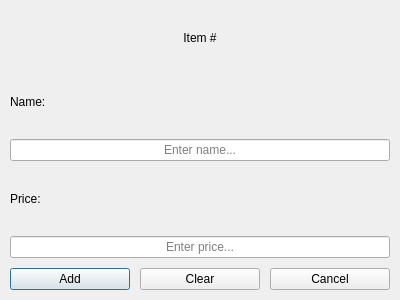
<?xml version="1.0" encoding="UTF-8"?>
<ui version="4.0">
 <class>ItemDIalog</class>
 <widget class="QDialog" name="ItemDIalog">
  <property name="geometry">
   <rect>
    <x>0</x>
    <y>0</y>
    <width>400</width>
    <height>300</height>
   </rect>
  </property>
  <property name="windowTitle">
   <string>Chan Pediatric Clinic</string>
  </property>
  <property name="windowIcon">
   <iconset resource="../Resource/resource.qrc">
    <normaloff>:/window_icon.ico</normaloff>:/window_icon.ico</iconset>
  </property>
  <property name="modal">
   <bool>true</bool>
  </property>
  <layout class="QVBoxLayout" name="main_layout" stretch="1,1,1,1,1,1">
   <property name="spacing">
    <number>10</number>
   </property>
   <property name="leftMargin">
    <number>10</number>
   </property>
   <property name="topMargin">
    <number>10</number>
   </property>
   <property name="rightMargin">
    <number>10</number>
   </property>
   <property name="bottomMargin">
    <number>10</number>
   </property>
   <item>
    <widget class="QLabel" name="lbl_item_id">
     <property name="text">
      <string>Item #</string>
     </property>
     <property name="alignment">
      <set>Qt::AlignCenter</set>
     </property>
    </widget>
   </item>
   <item>
    <widget class="QLabel" name="lbl_item_name">
     <property name="text">
      <string>Name:</string>
     </property>
    </widget>
   </item>
   <item>
    <widget class="QLineEdit" name="lnedit_item_name">
     <property name="alignment">
      <set>Qt::AlignCenter</set>
     </property>
     <property name="placeholderText">
      <string>Enter name...</string>
     </property>
     <property name="clearButtonEnabled">
      <bool>true</bool>
     </property>
    </widget>
   </item>
   <item>
    <widget class="QLabel" name="lbl_item_price">
     <property name="text">
      <string>Price:</string>
     </property>
    </widget>
   </item>
   <item>
    <widget class="QLineEdit" name="lnedit_item_price">
     <property name="alignment">
      <set>Qt::AlignCenter</set>
     </property>
     <property name="placeholderText">
      <string>Enter price...</string>
     </property>
     <property name="clearButtonEnabled">
      <bool>true</bool>
     </property>
    </widget>
   </item>
   <item>
    <layout class="QHBoxLayout" name="hlo_dialog_buttons" stretch="1,1,1">
     <property name="spacing">
      <number>10</number>
     </property>
     <item>
      <widget class="QPushButton" name="pshbtn_add">
       <property name="cursor">
        <cursorShape>PointingHandCursor</cursorShape>
       </property>
       <property name="text">
        <string>Add</string>
       </property>
      </widget>
     </item>
     <item>
      <widget class="QPushButton" name="pshbtn_clear">
       <property name="cursor">
        <cursorShape>PointingHandCursor</cursorShape>
       </property>
       <property name="text">
        <string>Clear</string>
       </property>
      </widget>
     </item>
     <item>
      <widget class="QPushButton" name="pshbtn_cancel">
       <property name="cursor">
        <cursorShape>PointingHandCursor</cursorShape>
       </property>
       <property name="text">
        <string>Cancel</string>
       </property>
      </widget>
     </item>
    </layout>
   </item>
  </layout>
 </widget>
 <resources>
  <include location="../Resource/resource.qrc"/>
 </resources>
 <connections/>
</ui>
